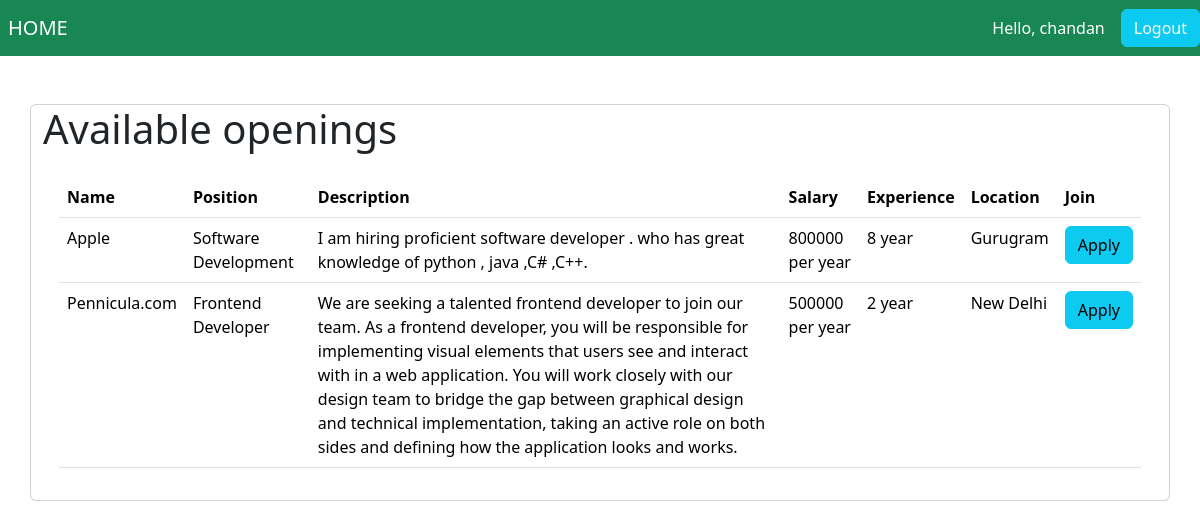
Screenshot of / (signed in) with the database file from the repository.
### app/models.py (models this page shows, shortened)
class Company(models.Model):
    user=models.OneToOneField(User,null=True,on_delete=models.CASCADE)
    name=models.CharField(max_length=200,null=True)
    position=models.CharField(max_length=200,null=True)
    description=models.CharField(max_length=2000,null=True)
    salary=models.IntegerField(null=True)
    experience=models.IntegerField(null=True)
    Location=models.CharField(max_length=2000,null=True)

### app/views.py (the view)
# urls.py: 2. Add a URL to urlpatterns:  path('', views.home, name='home')
def home(request):
        companies=Company.objects.all()
        context={
            'companies':companies,
        }
        return render(request,'Jobseeker.html',context)

### app/templates/Jobseeker.html
{% extends 'main.html' %}
{% load static%}
{% block content %}
<div class="container card">
    <h1>Available openings</h1>
    <div class="card-body">
        <table class="table table-hover">
            <tr>
                <th>Name</th>
                <th>Position</th>
                <th>Description</th>
                <th>Salary</th>
                <th>Experience</th>
                <th>Location</th>
                <th>Join</th>
            </tr>
            {% for c in companies %}
                <tr>
                    <td>{{c.name}}</td>
                    <td>{{c.position}}</td>
                    <td>{{c.description}}</td>
                    <td>{{c.salary}} per year</td>
                    <td>{{c.experience}} year</td>
                    <td>{{c.Location}}</td>
                    <td><a href="{% url 'apply' %}" class="btn btn-info " type="submit">Apply</a></td>
                </tr>
            {% endfor %}
        </table>
    </div>
</div>
{% endblock %}

### app/templates/navbar.html (shortened to what this page needs)
<head>
  </head>
  <nav class="navbar navbar-expand-lg navbar-dark bg-success">
      <a class="navbar-brand mx-2" href="{% url 'home' %}"> HOME </a>
      {% if request.user.is_authenticated %}
      <span class="user mx-3">Hello, {{request.user}}</span>
      <span ><a  class="user btn btn-info" href ="{% url 'logout' %}"> Logout</a></span>
      {% else %}
          <span ><a class="user mx-4  " href="{% url 'login' %}"> Login </a></span>
          <span ><a class="user mx-3"  href="{% url 'register' %}"> Register </a></span>
      {% endif  %}
    </nav>

### app/templates/navbar.html (style rules this page uses)
.user { color:white; text-decoration: none; }

### rows the page displays
Company: name "Apple", position "Software Development", description "I am hiring proficient software developer . who has great knowledge of python , java ,C# ,C++.", salary "800000", experience "8", Location "Gurugram"
Company: name "Pennicula.com", position "Frontend Developer", description "We are seeking a talented frontend developer to join our team. As a frontend developer, you will be responsible for implementing visual elements that users see and interact with in a web application. You will work closely with our design team to bridge the gap between graphical design and technical implementation, taking an active role on both sides and defining how the application looks and works.", salary "500000", experience "2", Location "New Delhi"

### other values shown
{{ request.user }} "chandan"
